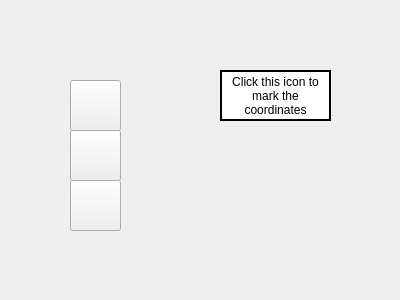
<?xml version="1.0" encoding="UTF-8"?>
<ui version="4.0">
 <class>Form</class>
 <widget class="QWidget" name="Form">
  <property name="geometry">
   <rect>
    <x>0</x>
    <y>0</y>
    <width>400</width>
    <height>300</height>
   </rect>
  </property>
  <property name="windowTitle">
   <string>Form</string>
  </property>
  <widget class="QPushButton" name="pushButton">
   <property name="geometry">
    <rect>
     <x>70</x>
     <y>80</y>
     <width>51</width>
     <height>51</height>
    </rect>
   </property>
   <property name="cursor">
    <cursorShape>CrossCursor</cursorShape>
   </property>
   <property name="tabletTracking">
    <bool>false</bool>
   </property>
   <property name="autoFillBackground">
    <bool>true</bool>
   </property>
   <property name="text">
    <string/>
   </property>
   <property name="icon">
    <iconset>
     <normaloff>icon_sensor.png</normaloff>icon_sensor.png</iconset>
   </property>
   <property name="autoDefault">
    <bool>false</bool>
   </property>
   <property name="flat">
    <bool>false</bool>
   </property>
  </widget>
  <widget class="QPushButton" name="pushButton_2">
   <property name="geometry">
    <rect>
     <x>70</x>
     <y>130</y>
     <width>51</width>
     <height>51</height>
    </rect>
   </property>
   <property name="cursor">
    <cursorShape>CrossCursor</cursorShape>
   </property>
   <property name="autoFillBackground">
    <bool>true</bool>
   </property>
   <property name="text">
    <string/>
   </property>
   <property name="icon">
    <iconset>
     <normaloff>icon_artillery.png</normaloff>icon_artillery.png</iconset>
   </property>
   <property name="autoDefault">
    <bool>false</bool>
   </property>
   <property name="flat">
    <bool>false</bool>
   </property>
  </widget>
  <widget class="QPushButton" name="pushButton_3">
   <property name="geometry">
    <rect>
     <x>70</x>
     <y>180</y>
     <width>51</width>
     <height>51</height>
    </rect>
   </property>
   <property name="cursor">
    <cursorShape>CrossCursor</cursorShape>
   </property>
   <property name="autoFillBackground">
    <bool>true</bool>
   </property>
   <property name="text">
    <string/>
   </property>
   <property name="icon">
    <iconset>
     <normaloff>pngwing.com.png</normaloff>pngwing.com.png</iconset>
   </property>
   <property name="autoDefault">
    <bool>false</bool>
   </property>
   <property name="flat">
    <bool>false</bool>
   </property>
  </widget>
  <widget class="QPushButton" name="pushButton_4">
   <property name="geometry">
    <rect>
     <x>170</x>
     <y>50</y>
     <width>51</width>
     <height>41</height>
    </rect>
   </property>
   <property name="text">
    <string/>
   </property>
   <property name="icon">
    <iconset>
     <normaloff>arrow1.com.png</normaloff>arrow1.com.png</iconset>
   </property>
   <property name="iconSize">
    <size>
     <width>40</width>
     <height>40</height>
    </size>
   </property>
   <property name="flat">
    <bool>true</bool>
   </property>
  </widget>
  <widget class="QLabel" name="label">
   <property name="geometry">
    <rect>
     <x>220</x>
     <y>70</y>
     <width>111</width>
     <height>51</height>
    </rect>
   </property>
   <property name="styleSheet">
    <string notr="true">background-color: rgb(255, 255, 255);</string>
   </property>
   <property name="frameShape">
    <enum>QFrame::Panel</enum>
   </property>
   <property name="frameShadow">
    <enum>QFrame::Plain</enum>
   </property>
   <property name="lineWidth">
    <number>2</number>
   </property>
   <property name="midLineWidth">
    <number>1</number>
   </property>
   <property name="text">
    <string>Click this icon to mark the coordinates</string>
   </property>
   <property name="alignment">
    <set>Qt::AlignCenter</set>
   </property>
   <property name="wordWrap">
    <bool>true</bool>
   </property>
  </widget>
 </widget>
 <resources/>
 <connections/>
</ui>
